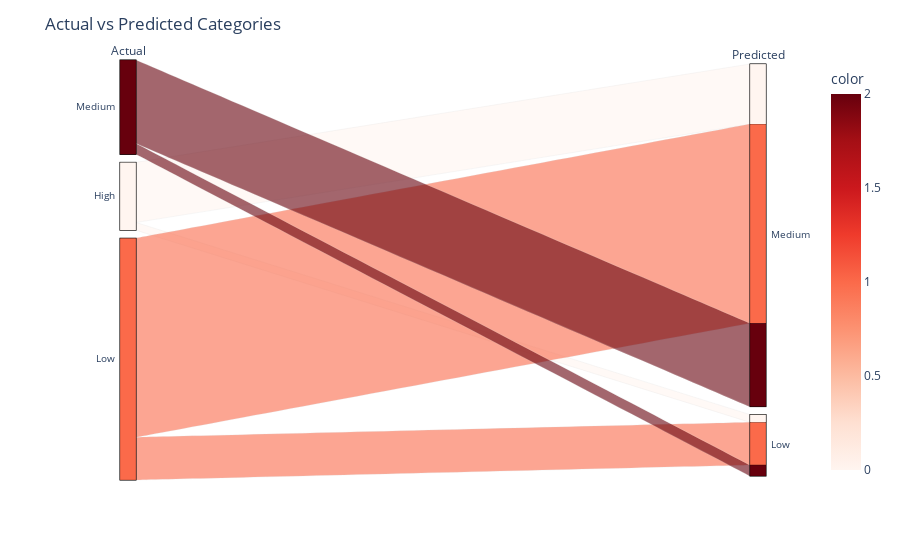

Notebook source saved alongside this figure:
### Code cell
modeling_utils.parallel_plot(data)

### Figure 1 — Plotly figure (JSON) as saved in the notebook; plotly's stock layout.template omitted (floating-point values rounded to 4 significant figures; data arrays with more than 128 entries replaced by an {"elided": "..."} marker saying what was removed)
{"data": [{"dimensions": [{"label": "Actual", "values": {"elided": "625 str values"}}, {"label": "Predicted", "values": {"elided": "625 str values"}}], "domain": {"x": [0, 1], "y": [0, 1]}, "line": {"color": {"elided": "625 int values"}, "coloraxis": "coloraxis"}, "name": "", "type": "parcats"}], "layout": {"coloraxis": {"colorbar": {"title": {"text": "color"}}, "colorscale": [[0, "rgb(255,245,240)"], [0.125, "rgb(254,224,210)"], [0.25, "rgb(252,187,161)"], [0.375, "rgb(252,146,114)"], [0.5, "rgb(251,106,74)"], [0.625, "rgb(239,59,44)"], [0.75, "rgb(203,24,29)"], [0.875, "rgb(165,15,21)"], [1, "rgb(103,0,13)"]]}, "legend": {"tracegroupgap": 0}, "margin": {"t": 60}, "title": {"text": "Actual vs Predicted Categories"}}}
